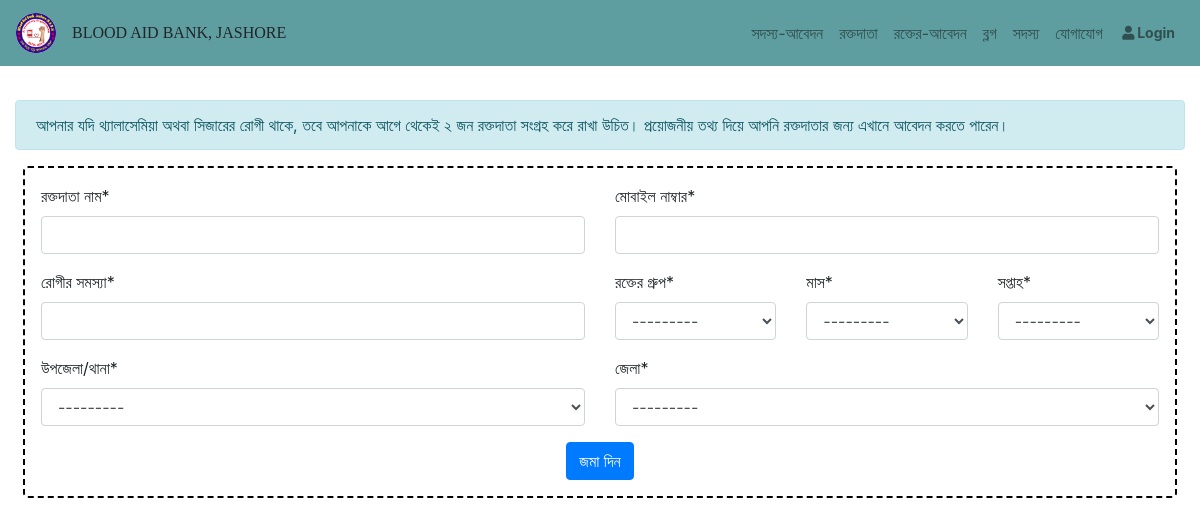
The app's page /Blood_Booking/, older data.
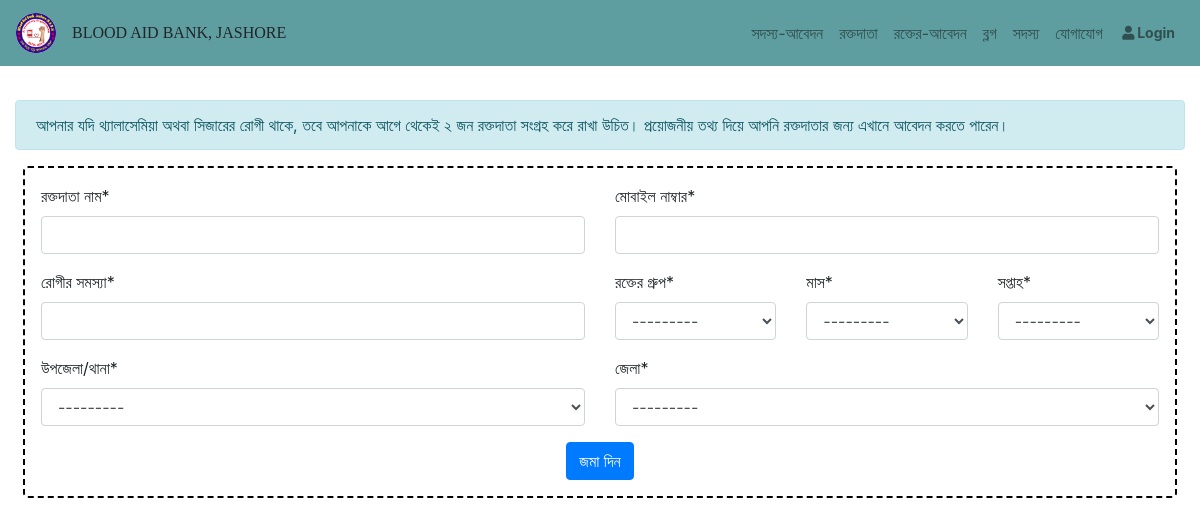
The same page, newer data.
### Bloodbank/models.py (models this page shows)
class Month(models.Model):
    month = models.CharField(max_length =20, blank=False, null=False, verbose_name="মাস")
    def __str__(self):
        return self.month
    class Meta:
        verbose_name_plural = "Month"

### Bloodbank/views.py (the view)
# urls.py: path('Blood_Booking/', views.bookBlood, name = 'booking'),
def bookBlood(request):
    changed = False
    form = BookingForm()
    if request.method == 'POST':
        form = BookingForm(request.POST)
        if form.is_valid():
            form.save()
            changed = True
    diction = {
        'changed':changed,
        'form':form,
    }
    return render(request, 'Bloodbank/booking.html', context=diction)

### Bloodbank/forms.py
class BookingForm(ModelForm):
    class Meta:
        model = Booking
        fields = '__all__'
        widgets = {
            'statement':Select(attrs={'class': 'form-control mt-1 mb-2 border-warning'}),
        }

### Bloodbank/models.py (called while the page is built)
    def __str__(self):
        return self.zilla

    def __str__(self):
        return self.upazila

    def __str__(self):
        return self.group

### templates/Bloodbank/booking.html (shortened to what this page needs)
{% extends "base.html" %}
{% load crispy_forms_tags %}
{% load static %}
{% block content %}
    <div class="container-fluid" style="margin-top:100px">
      <div class="alert alert-info member-heading" role="alert">
        আপনার যদি থ্যালাসেমিয়া অথবা সিজারের রোগী থাকে, তবে আপনাকে আগে থেকেই ২ জন
        রক্তদাতা সংগ্রহ করে রাখা উচিত। প্রয়োজনীয় তথ্য দিয়ে আপনি রক্তদাতার জন্য এখানে
        আবেদন করতে পারেন।
      </div>
      <div class="mb-2">
        <form class="p-3 mx-2" action="#" method="post" style="border: 2px dashed black; border-radius:5px">
           <div class="row">
                <div class="col-sm-12 col-md-6">
                    {{ form.name|as_crispy_field }}
                </div>
                <div class="col-sm-12 col-md-6">
                  {{ form.phone|as_crispy_field }}
                </div>
           </div>
           <div class="row">
              <div class="col-sm-12 col-md-6">
                  {{ form.problem|as_crispy_field }}
              </div>
              <div class="col-sm-12 col-md-2">
                {{ form.blood_group|as_crispy_field }}
              </div>
              <div class="col-sm-12 col-md-2">
                {{ form.month|as_crispy_field }}
              </div>
              <div class="col-sm-12 col-md-2">
                {{ form.week|as_crispy_field }}
              </div>
          </div>
          <div class="row">
            <div class="col-sm-12 col-md-6">
                {{ form.location|as_crispy_field }}
            </div>
            <div class="col-sm-12 col-md-6">
              {{ form.zilla|as_crispy_field }}
            </div>
       </div>
            <div class="text-center">
                <button type="submit" class="btn btn-primary">জমা দিন</button>
            </div>
          </form>
        </div>
    </div>
{% endblock %}

Row changes from the older to the newer data that the page shows:
added Month: month "---------"
Text that changed along with them:
form field month: "---------" → (not shown)
